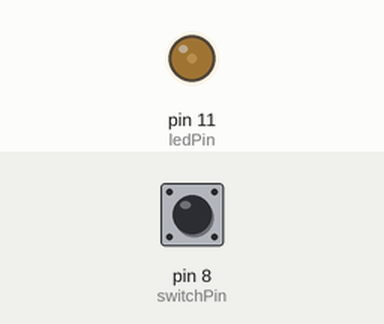
The sketch below on a simulated Arduino Uno, built with avr-gcc and run on an emulated ATmega328P. Shown: output pins drawn as LEDs (lit = HIGH). The inputs (shaded band) are chosen by the test bench; at power-on: pin 8 (switchPin) HIGH.

Above: at 1.2 s.
1.3 s: pin 8 (switchPin) pulled LOW for 0.15 s
At 2.6 s:
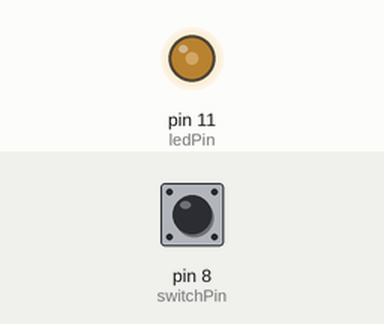
2.9 s: pin 8 (switchPin) pulled LOW for 1 s
At 5.1 s:
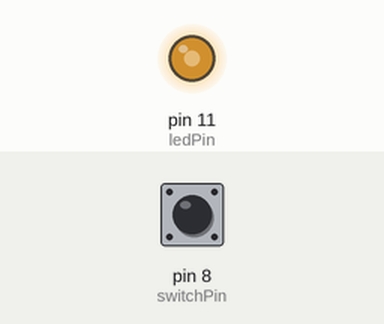
5.4 s: pin 8 (switchPin) pulled LOW for 0.15 s
At 6.7 s:
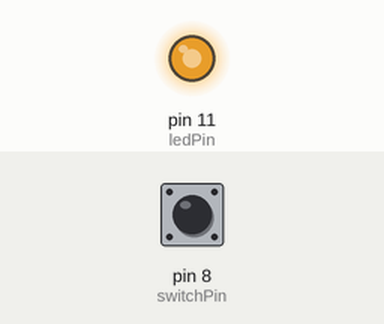
7.0 s: pin 8 (switchPin) pulsed LOW 5 times (0.12 s each, 0.3 s apart)
At 8.1 s:
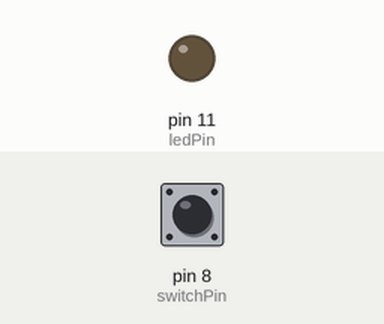
10.0 s: pin 8 (switchPin) pulled LOW for 3.2 s
At 14.6 s:
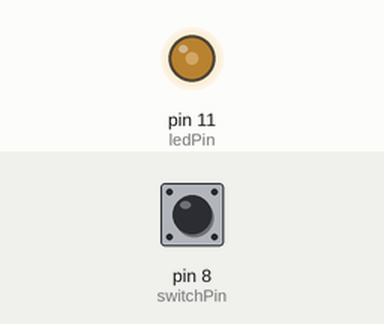
Timing chart, 0 to 15.7 s (numbered marks = the images above; inputs shaded):
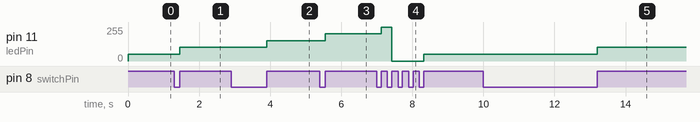

The sketch:

Brightness_of_LED.ino
```cpp
int ledPin = 11;
int switchPin = 8;
boolean lastButton=LOW;
boolean currentButton = LOW;
int ledLevel = 0;
//since we are communicating with PWM pins, they have brightness level we have values from 0-255 to control the brightness.

void setup()
{
  pinMode(switchPin,INPUT);
  pinMode(ledPin,OUTPUT);
}
boolean debounce(boolean last)
{
  boolean current = digitalRead(switchPin);
  if (last!=current)
  {
    delay(5);
    current=digitalRead(switchPin);
  }
  return current;
}

void loop()
{
  currentButton = debounce(lastButton);
  if (lastButton== LOW && currentButton == HIGH)
  {
    ledLevel=ledLevel+51;
  }
  lastButton=digitalRead(switchPin);

  if (ledLevel>255) ledLevel = 0;
  analogWrite(ledPin,ledLevel);
}
```

Measured:
- after the input at 1.3 s, pin 11 (ledPin): 51/255 → 102/255 after 0.16 s
- after the input at 2.9 s, pin 11 (ledPin): 102/255 → 153/255 after 1.0 s
- after the input at 5.4 s, pin 11 (ledPin): 153/255 → 204/255 after 0.16 s
- after the input at 7.0 s, pin 11 (ledPin): 204/255 → 255/255 after 0.13 s, → 0/255 0.30 s later, → 51/255 0.90 s later
- after the input at 10.0 s, pin 11 (ledPin): 51/255 → 102/255 after 3.2 s
